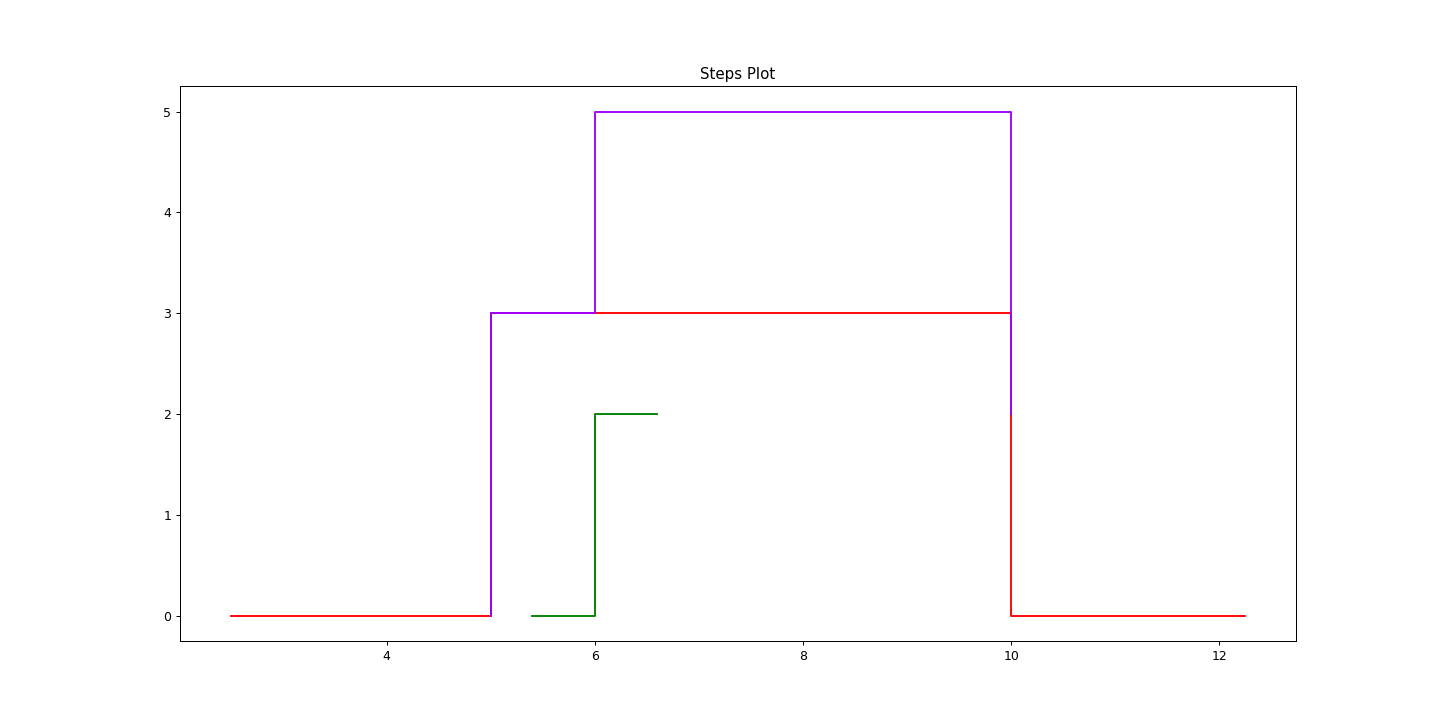

Generate this figure with Python:
s1 = Step(5,10,3)
s2 = Step(6,weight=2)
st = s1 + s2
ax = s1.plot(color='r')
s2.plot(ax=ax,color='g',method='function')
st.plot(ax=ax)

ax.set_title('Steps Plot')
